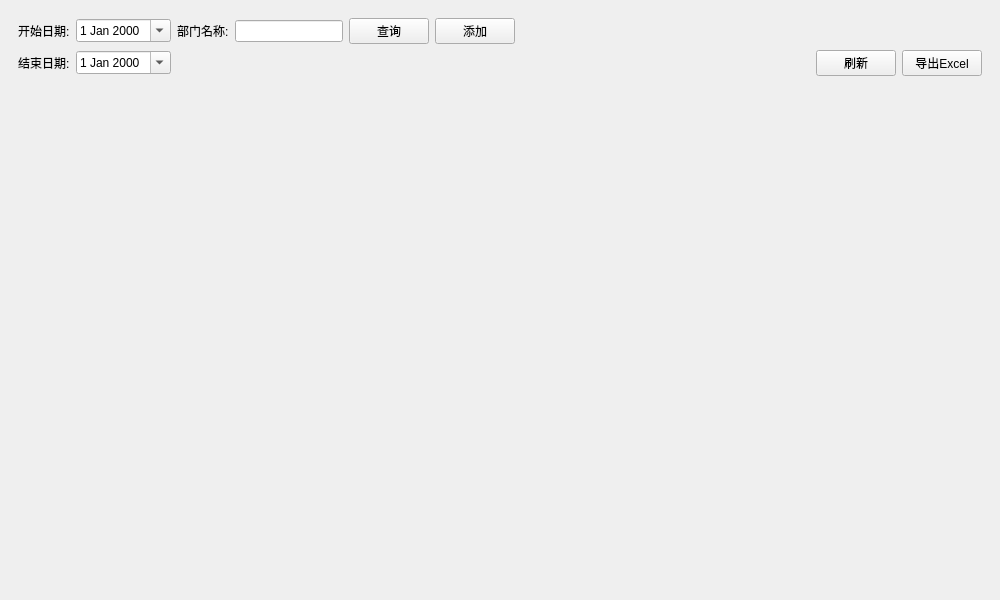
<?xml version="1.0" encoding="UTF-8"?>
<ui version="4.0">
 <class>FrmContractTypeTable</class>
 <widget class="QWidget" name="FrmContractTypeTable">
  <property name="geometry">
   <rect>
    <x>0</x>
    <y>0</y>
    <width>1000</width>
    <height>600</height>
   </rect>
  </property>
  <property name="windowTitle">
   <string>Form</string>
  </property>
  <layout class="QGridLayout" name="gridLayout_3">
   <property name="leftMargin">
    <number>0</number>
   </property>
   <property name="topMargin">
    <number>0</number>
   </property>
   <property name="rightMargin">
    <number>0</number>
   </property>
   <property name="bottomMargin">
    <number>0</number>
   </property>
   <item row="0" column="0">
    <widget class="QStackedWidget" name="stackedWidget">
     <property name="currentIndex">
      <number>0</number>
     </property>
     <widget class="QWidget" name="page">
      <layout class="QGridLayout" name="gridLayout_2" rowstretch="1,9">
       <item row="0" column="0">
        <widget class="QWidget" name="widget" native="true">
         <layout class="QGridLayout" name="gridLayout">
          <item row="0" column="3">
           <widget class="QLineEdit" name="editName">
            <property name="sizePolicy">
             <sizepolicy hsizetype="Minimum" vsizetype="Fixed">
              <horstretch>0</horstretch>
              <verstretch>0</verstretch>
             </sizepolicy>
            </property>
           </widget>
          </item>
          <item row="1" column="8">
           <widget class="QPushButton" name="btnExport">
            <property name="sizePolicy">
             <sizepolicy hsizetype="Minimum" vsizetype="Fixed">
              <horstretch>0</horstretch>
              <verstretch>0</verstretch>
             </sizepolicy>
            </property>
            <property name="toolTip">
             <string>导出Excel</string>
            </property>
            <property name="text">
             <string>导出Excel</string>
            </property>
            <property name="icon">
             <iconset resource="../../main.qrc">
              <normaloff>:/image/excel.png</normaloff>:/image/excel.png</iconset>
            </property>
           </widget>
          </item>
          <item row="0" column="0">
           <widget class="QLabel" name="label">
            <property name="text">
             <string>开始日期:</string>
            </property>
           </widget>
          </item>
          <item row="0" column="4">
           <widget class="QPushButton" name="btnQuery">
            <property name="text">
             <string>查询</string>
            </property>
           </widget>
          </item>
          <item row="0" column="5">
           <widget class="QPushButton" name="btnAdd">
            <property name="text">
             <string>添加</string>
            </property>
           </widget>
          </item>
          <item row="0" column="2">
           <widget class="QLabel" name="label_3">
            <property name="text">
             <string>部门名称:</string>
            </property>
           </widget>
          </item>
          <item row="1" column="0">
           <widget class="QLabel" name="label_2">
            <property name="text">
             <string>结束日期:</string>
            </property>
           </widget>
          </item>
          <item row="0" column="6">
           <spacer name="horizontalSpacer_2">
            <property name="orientation">
             <enum>Qt::Horizontal</enum>
            </property>
            <property name="sizeHint" stdset="0">
             <size>
              <width>40</width>
              <height>20</height>
             </size>
            </property>
           </spacer>
          </item>
          <item row="1" column="7">
           <widget class="QPushButton" name="btnRefresh">
            <property name="toolTip">
             <string>刷新</string>
            </property>
            <property name="text">
             <string>刷新</string>
            </property>
            <property name="icon">
             <iconset resource="../../main.qrc">
              <normaloff>:/image/刷新.png</normaloff>:/image/刷新.png</iconset>
            </property>
           </widget>
          </item>
          <item row="0" column="1">
           <widget class="QDateEdit" name="dateStart">
            <property name="calendarPopup">
             <bool>true</bool>
            </property>
           </widget>
          </item>
          <item row="1" column="1">
           <widget class="QDateEdit" name="dateEnd">
            <property name="calendarPopup">
             <bool>true</bool>
            </property>
           </widget>
          </item>
         </layout>
        </widget>
       </item>
       <item row="1" column="0">
        <widget class="GbsTableWidget" name="tableWidget" native="true"/>
       </item>
      </layout>
     </widget>
     <widget class="QWidget" name="page_2">
      <layout class="QGridLayout" name="gridLayout_4"/>
     </widget>
    </widget>
   </item>
  </layout>
 </widget>
 <customwidgets>
  <customwidget>
   <class>GbsTableWidget</class>
   <extends>QWidget</extends>
   <header>gbstablewidget.h</header>
   <container>1</container>
  </customwidget>
 </customwidgets>
 <resources>
  <include location="../../main.qrc"/>
 </resources>
 <connections/>
</ui>
